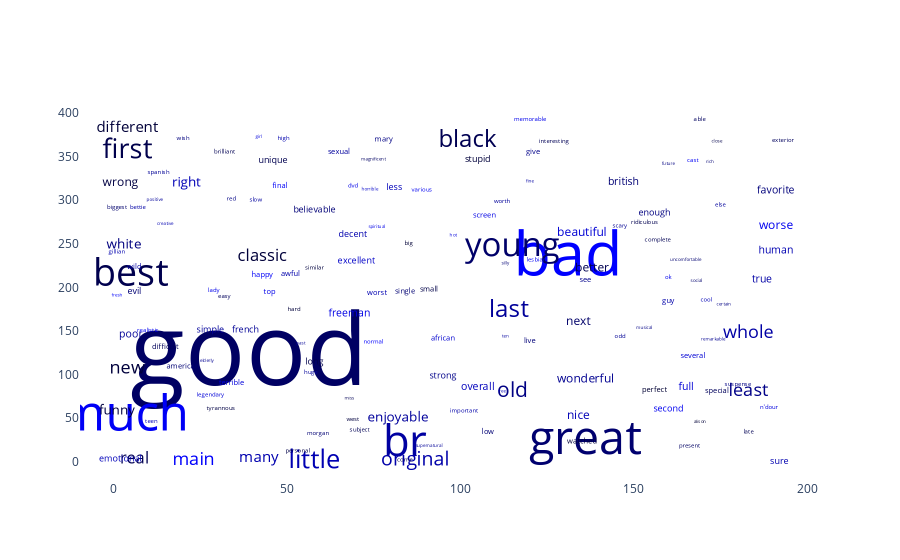

The cell this chart's notebook holds for it:
### Code cell
tsp.show_word_clouds('JJ', 
                    go_plot_settings={'plot_bgcolor': 'rgba(0, 0, 0, 0)'},
                    wc_settings={'color':'blue', 'max_words':1000})

### Figure 1 — Plotly figure (JSON) as saved in the notebook; plotly's stock layout.template omitted (floating-point values rounded to 4 significant figures; data arrays with more than 128 entries replaced by an {"elided": "..."} marker saying what was removed)
{"data": [{"hoverinfo": "text", "hovertext": {"elided": "150 str values"}, "mode": "text", "text": {"elided": "150 str values"}, "textfont": {"color": {"elided": "150 str values"}, "size": {"elided": "150 float values"}}, "type": "scattergl", "x": {"elided": "150 int values"}, "y": {"elided": "150 int values"}}], "layout": {"plot_bgcolor": "rgba(0, 0, 0, 0)"}}
